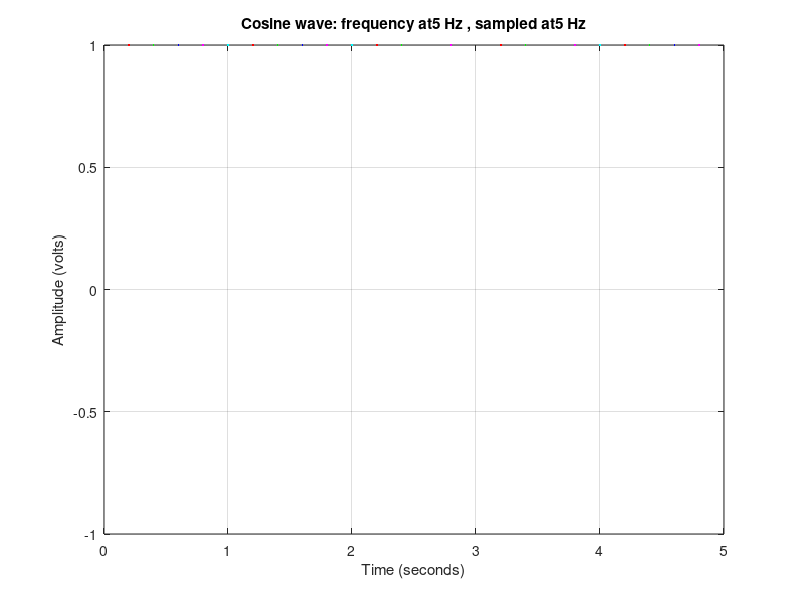

MATLAB code to generate this figure:
clear
close all

d = input ('Enter the duration of the signal ');
fr = input ('Enter the frequency of the signal ');
sf = input ('Enter the sampling frequency ');
s = input ('Enter the plot point size ');

N=d*fr;
figure;
c={'red','green','blue','magenta','cyan'}
cn=1;

for i=0:1:N-1
if cn>=6
    cn=1;
end
for t=i*(1/fr)+(1/sf):1/sf:(i+1)*(1/fr);
f=cos(2*pi*fr*t);
if t>=(i-1)/fr && t<(i/fr)-(1/(2*fr))
   time=0.1;
else time = 0.3;
end

plot(t,f,'.','markersize',s,'color',c{cn});
hold on;
title(strcat('Cosine wave: frequency at ', num2str(fr) ,' Hz , sampled at ', num2str(sf),' Hz '));
xlim([0 d]);ylim([-1 1]);
grid on;
xlabel('Time (seconds)')
ylabel('Amplitude (volts)');
pause(time);

end
cn=cn+1;
end
